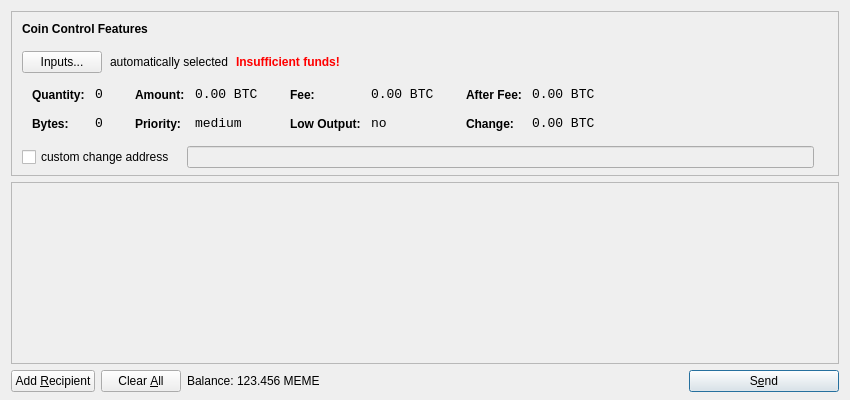
<?xml version="1.0" encoding="UTF-8"?>
<ui version="4.0">
 <class>SendCoinsDialog</class>
 <widget class="QDialog" name="SendCoinsDialog">
  <property name="geometry">
   <rect>
    <x>0</x>
    <y>0</y>
    <width>850</width>
    <height>400</height>
   </rect>
  </property>
  <property name="windowTitle">
   <string>Send Coins</string>
  </property>
  <layout class="QVBoxLayout" name="verticalLayout" stretch="0,1,0">
   <property name="bottomMargin">
    <number>8</number>
   </property>
   <item>
    <widget class="QFrame" name="frameCoinControl">
     <property name="sizePolicy">
      <sizepolicy hsizetype="Expanding" vsizetype="Expanding">
       <horstretch>0</horstretch>
       <verstretch>0</verstretch>
      </sizepolicy>
     </property>
     <property name="maximumSize">
      <size>
       <width>16777215</width>
       <height>16777215</height>
      </size>
     </property>
     <property name="frameShape">
      <enum>QFrame::StyledPanel</enum>
     </property>
     <property name="frameShadow">
      <enum>QFrame::Sunken</enum>
     </property>
     <layout class="QVBoxLayout" name="verticalLayoutCoinControl2">
      <property name="spacing">
       <number>-1</number>
      </property>
      <property name="leftMargin">
       <number>0</number>
      </property>
      <property name="topMargin">
       <number>0</number>
      </property>
      <property name="rightMargin">
       <number>0</number>
      </property>
      <property name="bottomMargin">
       <number>6</number>
      </property>
      <item>
       <layout class="QVBoxLayout" name="verticalLayoutCoinControl" stretch="0,0,0,0,1">
        <property name="spacing">
         <number>0</number>
        </property>
        <property name="leftMargin">
         <number>10</number>
        </property>
        <property name="topMargin">
         <number>10</number>
        </property>
        <item>
         <layout class="QHBoxLayout" name="horizontalLayoutCoinControl1">
          <property name="bottomMargin">
           <number>15</number>
          </property>
          <item>
           <widget class="QLabel" name="labelCoinControlFeatures">
            <property name="sizePolicy">
             <sizepolicy hsizetype="Preferred" vsizetype="Maximum">
              <horstretch>0</horstretch>
              <verstretch>0</verstretch>
             </sizepolicy>
            </property>
            <property name="font">
             <font>
              <weight>75</weight>
              <bold>true</bold>
             </font>
            </property>
            <property name="styleSheet">
             <string notr="true">font-weight:bold;</string>
            </property>
            <property name="text">
             <string>Coin Control Features</string>
            </property>
           </widget>
          </item>
         </layout>
        </item>
        <item>
         <layout class="QHBoxLayout" name="horizontalLayoutCoinControl2" stretch="0,0,0,0">
          <property name="spacing">
           <number>8</number>
          </property>
          <property name="bottomMargin">
           <number>10</number>
          </property>
          <item>
           <widget class="QPushButton" name="pushButtonCoinControl">
            <property name="styleSheet">
             <string notr="true"/>
            </property>
            <property name="text">
             <string>Inputs...</string>
            </property>
           </widget>
          </item>
          <item>
           <widget class="QLabel" name="labelCoinControlAutomaticallySelected">
            <property name="text">
             <string>automatically selected</string>
            </property>
            <property name="margin">
             <number>5</number>
            </property>
           </widget>
          </item>
          <item>
           <widget class="QLabel" name="labelCoinControlInsuffFunds">
            <property name="font">
             <font>
              <weight>75</weight>
              <bold>true</bold>
             </font>
            </property>
            <property name="styleSheet">
             <string notr="true">color:red;font-weight:bold;</string>
            </property>
            <property name="text">
             <string>Insufficient funds!</string>
            </property>
            <property name="margin">
             <number>5</number>
            </property>
           </widget>
          </item>
          <item>
           <spacer name="horizontalSpacerCoinControl">
            <property name="orientation">
             <enum>Qt::Horizontal</enum>
            </property>
            <property name="sizeHint" stdset="0">
             <size>
              <width>40</width>
              <height>1</height>
             </size>
            </property>
           </spacer>
          </item>
         </layout>
        </item>
        <item>
         <widget class="QWidget" name="widgetCoinControl" native="true">
          <property name="sizePolicy">
           <sizepolicy hsizetype="Preferred" vsizetype="Preferred">
            <horstretch>0</horstretch>
            <verstretch>0</verstretch>
           </sizepolicy>
          </property>
          <property name="minimumSize">
           <size>
            <width>0</width>
            <height>0</height>
           </size>
          </property>
          <property name="styleSheet">
           <string notr="true"/>
          </property>
          <layout class="QHBoxLayout" name="horizontalLayoutCoinControl5">
           <property name="margin">
            <number>0</number>
           </property>
           <item>
            <layout class="QHBoxLayout" name="horizontalLayoutCoinControl3" stretch="0,0,0,1">
             <property name="spacing">
              <number>20</number>
             </property>
             <property name="topMargin">
              <number>0</number>
             </property>
             <property name="bottomMargin">
              <number>10</number>
             </property>
             <item>
              <layout class="QFormLayout" name="formLayoutCoinControl1">
               <property name="horizontalSpacing">
                <number>10</number>
               </property>
               <property name="verticalSpacing">
                <number>14</number>
               </property>
               <property name="leftMargin">
                <number>10</number>
               </property>
               <property name="topMargin">
                <number>4</number>
               </property>
               <property name="rightMargin">
                <number>6</number>
               </property>
               <item row="0" column="0">
                <widget class="QLabel" name="labelCoinControlQuantityText">
                 <property name="styleSheet">
                  <string notr="true">font-weight:bold;</string>
                 </property>
                 <property name="text">
                  <string>Quantity:</string>
                 </property>
                 <property name="margin">
                  <number>0</number>
                 </property>
                </widget>
               </item>
               <item row="0" column="1">
                <widget class="QLabel" name="labelCoinControlQuantity">
                 <property name="font">
                  <font>
                   <family>Monospace</family>
                   <pointsize>10</pointsize>
                  </font>
                 </property>
                 <property name="cursor">
                  <cursorShape>IBeamCursor</cursorShape>
                 </property>
                 <property name="contextMenuPolicy">
                  <enum>Qt::ActionsContextMenu</enum>
                 </property>
                 <property name="text">
                  <string notr="true">0</string>
                 </property>
                 <property name="margin">
                  <number>0</number>
                 </property>
                 <property name="textInteractionFlags">
                  <set>Qt::LinksAccessibleByMouse|Qt::TextSelectableByKeyboard|Qt::TextSelectableByMouse</set>
                 </property>
                </widget>
               </item>
               <item row="1" column="0">
                <widget class="QLabel" name="labelCoinControlBytesText">
                 <property name="styleSheet">
                  <string notr="true">font-weight:bold;</string>
                 </property>
                 <property name="text">
                  <string>Bytes:</string>
                 </property>
                </widget>
               </item>
               <item row="1" column="1">
                <widget class="QLabel" name="labelCoinControlBytes">
                 <property name="font">
                  <font>
                   <family>Monospace</family>
                   <pointsize>10</pointsize>
                  </font>
                 </property>
                 <property name="cursor">
                  <cursorShape>IBeamCursor</cursorShape>
                 </property>
                 <property name="contextMenuPolicy">
                  <enum>Qt::ActionsContextMenu</enum>
                 </property>
                 <property name="text">
                  <string notr="true">0</string>
                 </property>
                 <property name="textInteractionFlags">
                  <set>Qt::LinksAccessibleByMouse|Qt::TextSelectableByKeyboard|Qt::TextSelectableByMouse</set>
                 </property>
                </widget>
               </item>
              </layout>
             </item>
             <item>
              <layout class="QFormLayout" name="formLayoutCoinControl2">
               <property name="horizontalSpacing">
                <number>10</number>
               </property>
               <property name="verticalSpacing">
                <number>14</number>
               </property>
               <property name="leftMargin">
                <number>6</number>
               </property>
               <property name="topMargin">
                <number>4</number>
               </property>
               <property name="rightMargin">
                <number>6</number>
               </property>
               <item row="0" column="0">
                <widget class="QLabel" name="labelCoinControlAmountText">
                 <property name="styleSheet">
                  <string notr="true">font-weight:bold;</string>
                 </property>
                 <property name="text">
                  <string>Amount:</string>
                 </property>
                 <property name="margin">
                  <number>0</number>
                 </property>
                </widget>
               </item>
               <item row="0" column="1">
                <widget class="QLabel" name="labelCoinControlAmount">
                 <property name="font">
                  <font>
                   <family>Monospace</family>
                   <pointsize>10</pointsize>
                  </font>
                 </property>
                 <property name="cursor">
                  <cursorShape>IBeamCursor</cursorShape>
                 </property>
                 <property name="contextMenuPolicy">
                  <enum>Qt::ActionsContextMenu</enum>
                 </property>
                 <property name="text">
                  <string notr="true">0.00 BTC</string>
                 </property>
                 <property name="textInteractionFlags">
                  <set>Qt::LinksAccessibleByMouse|Qt::TextSelectableByKeyboard|Qt::TextSelectableByMouse</set>
                 </property>
                </widget>
               </item>
               <item row="1" column="0">
                <widget class="QLabel" name="labelCoinControlPriorityText">
                 <property name="styleSheet">
                  <string notr="true">font-weight:bold;</string>
                 </property>
                 <property name="text">
                  <string>Priority:</string>
                 </property>
                </widget>
               </item>
               <item row="1" column="1">
                <widget class="QLabel" name="labelCoinControlPriority">
                 <property name="font">
                  <font>
                   <family>Monospace</family>
                   <pointsize>10</pointsize>
                  </font>
                 </property>
                 <property name="cursor">
                  <cursorShape>IBeamCursor</cursorShape>
                 </property>
                 <property name="contextMenuPolicy">
                  <enum>Qt::ActionsContextMenu</enum>
                 </property>
                 <property name="text">
                  <string>medium</string>
                 </property>
                 <property name="textInteractionFlags">
                  <set>Qt::LinksAccessibleByMouse|Qt::TextSelectableByKeyboard|Qt::TextSelectableByMouse</set>
                 </property>
                </widget>
               </item>
              </layout>
             </item>
             <item>
              <layout class="QFormLayout" name="formLayoutCoinControl3">
               <property name="horizontalSpacing">
                <number>10</number>
               </property>
               <property name="verticalSpacing">
                <number>14</number>
               </property>
               <property name="leftMargin">
                <number>6</number>
               </property>
               <property name="topMargin">
                <number>4</number>
               </property>
               <property name="rightMargin">
                <number>6</number>
               </property>
               <item row="0" column="0">
                <widget class="QLabel" name="labelCoinControlFeeText">
                 <property name="styleSheet">
                  <string notr="true">font-weight:bold;</string>
                 </property>
                 <property name="text">
                  <string>Fee:</string>
                 </property>
                 <property name="margin">
                  <number>0</number>
                 </property>
                </widget>
               </item>
               <item row="0" column="1">
                <widget class="QLabel" name="labelCoinControlFee">
                 <property name="font">
                  <font>
                   <family>Monospace</family>
                   <pointsize>10</pointsize>
                  </font>
                 </property>
                 <property name="cursor">
                  <cursorShape>IBeamCursor</cursorShape>
                 </property>
                 <property name="contextMenuPolicy">
                  <enum>Qt::ActionsContextMenu</enum>
                 </property>
                 <property name="text">
                  <string notr="true">0.00 BTC</string>
                 </property>
                 <property name="textInteractionFlags">
                  <set>Qt::LinksAccessibleByMouse|Qt::TextSelectableByKeyboard|Qt::TextSelectableByMouse</set>
                 </property>
                </widget>
               </item>
               <item row="1" column="0">
                <widget class="QLabel" name="labelCoinControlLowOutputText">
                 <property name="styleSheet">
                  <string notr="true">font-weight:bold;</string>
                 </property>
                 <property name="text">
                  <string>Low Output:</string>
                 </property>
                </widget>
               </item>
               <item row="1" column="1">
                <widget class="QLabel" name="labelCoinControlLowOutput">
                 <property name="font">
                  <font>
                   <family>Monospace</family>
                   <pointsize>10</pointsize>
                  </font>
                 </property>
                 <property name="cursor">
                  <cursorShape>IBeamCursor</cursorShape>
                 </property>
                 <property name="contextMenuPolicy">
                  <enum>Qt::ActionsContextMenu</enum>
                 </property>
                 <property name="text">
                  <string>no</string>
                 </property>
                 <property name="textInteractionFlags">
                  <set>Qt::LinksAccessibleByMouse|Qt::TextSelectableByKeyboard|Qt::TextSelectableByMouse</set>
                 </property>
                </widget>
               </item>
              </layout>
             </item>
             <item>
              <layout class="QFormLayout" name="formLayoutCoinControl4">
               <property name="horizontalSpacing">
                <number>10</number>
               </property>
               <property name="verticalSpacing">
                <number>14</number>
               </property>
               <property name="leftMargin">
                <number>6</number>
               </property>
               <property name="topMargin">
                <number>4</number>
               </property>
               <property name="rightMargin">
                <number>6</number>
               </property>
               <item row="0" column="0">
                <widget class="QLabel" name="labelCoinControlAfterFeeText">
                 <property name="styleSheet">
                  <string notr="true">font-weight:bold;</string>
                 </property>
                 <property name="text">
                  <string>After Fee:</string>
                 </property>
                 <property name="margin">
                  <number>0</number>
                 </property>
                </widget>
               </item>
               <item row="0" column="1">
                <widget class="QLabel" name="labelCoinControlAfterFee">
                 <property name="font">
                  <font>
                   <family>Monospace</family>
                   <pointsize>10</pointsize>
                  </font>
                 </property>
                 <property name="cursor">
                  <cursorShape>IBeamCursor</cursorShape>
                 </property>
                 <property name="contextMenuPolicy">
                  <enum>Qt::ActionsContextMenu</enum>
                 </property>
                 <property name="text">
                  <string notr="true">0.00 BTC</string>
                 </property>
                 <property name="textInteractionFlags">
                  <set>Qt::LinksAccessibleByMouse|Qt::TextSelectableByKeyboard|Qt::TextSelectableByMouse</set>
                 </property>
                </widget>
               </item>
               <item row="1" column="0">
                <widget class="QLabel" name="labelCoinControlChangeText">
                 <property name="styleSheet">
                  <string notr="true">font-weight:bold;</string>
                 </property>
                 <property name="text">
                  <string>Change:</string>
                 </property>
                </widget>
               </item>
               <item row="1" column="1">
                <widget class="QLabel" name="labelCoinControlChange">
                 <property name="font">
                  <font>
                   <family>Monospace</family>
                   <pointsize>10</pointsize>
                  </font>
                 </property>
                 <property name="cursor">
                  <cursorShape>IBeamCursor</cursorShape>
                 </property>
                 <property name="contextMenuPolicy">
                  <enum>Qt::ActionsContextMenu</enum>
                 </property>
                 <property name="text">
                  <string notr="true">0.00 BTC</string>
                 </property>
                 <property name="textInteractionFlags">
                  <set>Qt::LinksAccessibleByMouse|Qt::TextSelectableByKeyboard|Qt::TextSelectableByMouse</set>
                 </property>
                </widget>
               </item>
              </layout>
             </item>
            </layout>
           </item>
          </layout>
         </widget>
        </item>
        <item>
         <layout class="QHBoxLayout" name="horizontalLayoutCoinControl4" stretch="0,0,0">
          <property name="spacing">
           <number>12</number>
          </property>
          <property name="sizeConstraint">
           <enum>QLayout::SetDefaultConstraint</enum>
          </property>
          <property name="topMargin">
           <number>5</number>
          </property>
          <property name="rightMargin">
           <number>5</number>
          </property>
          <item>
           <widget class="QCheckBox" name="checkBoxCoinControlChange">
            <property name="text">
             <string>custom change address</string>
            </property>
           </widget>
          </item>
          <item>
           <widget class="QLineEdit" name="lineEditCoinControlChange">
            <property name="enabled">
             <bool>false</bool>
            </property>
            <property name="sizePolicy">
             <sizepolicy hsizetype="Expanding" vsizetype="Fixed">
              <horstretch>0</horstretch>
              <verstretch>0</verstretch>
             </sizepolicy>
            </property>
           </widget>
          </item>
          <item>
           <widget class="QLabel" name="labelCoinControlChangeLabel">
            <property name="sizePolicy">
             <sizepolicy hsizetype="Preferred" vsizetype="Expanding">
              <horstretch>0</horstretch>
              <verstretch>0</verstretch>
             </sizepolicy>
            </property>
            <property name="minimumSize">
             <size>
              <width>0</width>
              <height>0</height>
             </size>
            </property>
            <property name="text">
             <string/>
            </property>
            <property name="margin">
             <number>3</number>
            </property>
           </widget>
          </item>
         </layout>
        </item>
        <item>
         <spacer name="verticalSpacerCoinControl">
          <property name="orientation">
           <enum>Qt::Vertical</enum>
          </property>
          <property name="sizeHint" stdset="0">
           <size>
            <width>800</width>
            <height>1</height>
           </size>
          </property>
         </spacer>
        </item>
       </layout>
      </item>
     </layout>
    </widget>
   </item>
   <item>
    <widget class="QScrollArea" name="scrollArea">
     <property name="widgetResizable">
      <bool>true</bool>
     </property>
     <widget class="QWidget" name="scrollAreaWidgetContents">
      <property name="geometry">
       <rect>
        <x>0</x>
        <y>0</y>
        <width>830</width>
        <height>165</height>
       </rect>
      </property>
      <layout class="QVBoxLayout" name="verticalLayout_2">
       <property name="margin">
        <number>0</number>
       </property>
       <item>
        <layout class="QVBoxLayout" name="entries">
         <property name="spacing">
          <number>6</number>
         </property>
        </layout>
       </item>
       <item>
        <spacer name="verticalSpacer">
         <property name="orientation">
          <enum>Qt::Vertical</enum>
         </property>
         <property name="sizeHint" stdset="0">
          <size>
           <width>20</width>
           <height>40</height>
          </size>
         </property>
        </spacer>
       </item>
      </layout>
     </widget>
    </widget>
   </item>
   <item>
    <layout class="QHBoxLayout" name="horizontalLayout">
     <item>
      <widget class="QPushButton" name="addButton">
       <property name="toolTip">
        <string>Send to multiple recipients at once</string>
       </property>
       <property name="text">
        <string>Add &amp;Recipient</string>
       </property>
       <property name="icon">
        <iconset resource="../bitcoin.qrc">
         <normaloff>:/icons/add</normaloff>:/icons/add</iconset>
       </property>
       <property name="autoDefault">
        <bool>false</bool>
       </property>
      </widget>
     </item>
     <item>
      <widget class="QPushButton" name="clearButton">
       <property name="sizePolicy">
        <sizepolicy hsizetype="Minimum" vsizetype="Fixed">
         <horstretch>0</horstretch>
         <verstretch>0</verstretch>
        </sizepolicy>
       </property>
       <property name="toolTip">
        <string>Remove all transaction fields</string>
       </property>
       <property name="text">
        <string>Clear &amp;All</string>
       </property>
       <property name="icon">
        <iconset resource="../bitcoin.qrc">
         <normaloff>:/icons/remove</normaloff>:/icons/remove</iconset>
       </property>
       <property name="autoRepeatDelay">
        <number>300</number>
       </property>
       <property name="autoDefault">
        <bool>false</bool>
       </property>
      </widget>
     </item>
     <item>
      <layout class="QHBoxLayout" name="horizontalLayout_2">
       <property name="spacing">
        <number>3</number>
       </property>
       <item>
        <widget class="QLabel" name="label">
         <property name="text">
          <string>Balance:</string>
         </property>
        </widget>
       </item>
       <item>
        <widget class="QLabel" name="labelBalance">
         <property name="cursor">
          <cursorShape>IBeamCursor</cursorShape>
         </property>
         <property name="text">
          <string>123.456 MEME</string>
         </property>
         <property name="textInteractionFlags">
          <set>Qt::LinksAccessibleByMouse|Qt::TextSelectableByKeyboard|Qt::TextSelectableByMouse</set>
         </property>
        </widget>
       </item>
      </layout>
     </item>
     <item>
      <spacer name="horizontalSpacer">
       <property name="orientation">
        <enum>Qt::Horizontal</enum>
       </property>
       <property name="sizeHint" stdset="0">
        <size>
         <width>40</width>
         <height>20</height>
        </size>
       </property>
      </spacer>
     </item>
     <item>
      <widget class="QPushButton" name="sendButton">
       <property name="minimumSize">
        <size>
         <width>150</width>
         <height>0</height>
        </size>
       </property>
       <property name="toolTip">
        <string>Confirm the send action</string>
       </property>
       <property name="text">
        <string>S&amp;end</string>
       </property>
       <property name="icon">
        <iconset resource="../bitcoin.qrc">
         <normaloff>:/icons/send</normaloff>:/icons/send</iconset>
       </property>
       <property name="default">
        <bool>true</bool>
       </property>
      </widget>
     </item>
    </layout>
   </item>
  </layout>
 </widget>
 <resources>
  <include location="../bitcoin.qrc"/>
 </resources>
 <connections/>
</ui>
